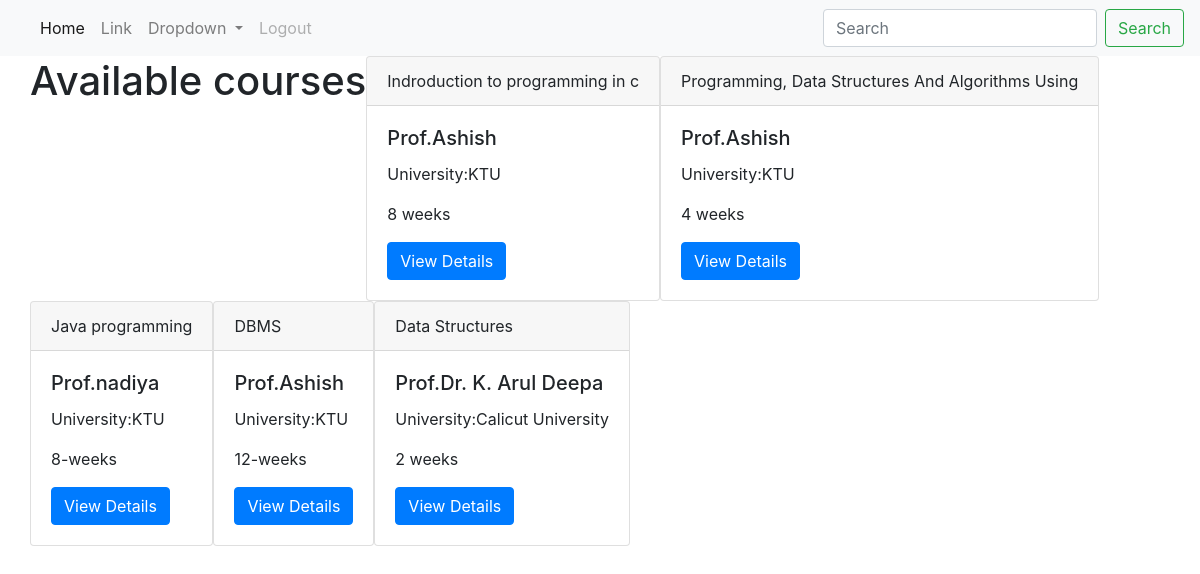
The page /home on the database its author committed.
### Course/models.py (models this page shows, shortened)
class Course(models.Model):
    course_name = models.CharField(max_length=50)
    duration = models.CharField(max_length=50)
    university = models.ForeignKey(University, on_delete=models.CASCADE)
    faculty = models.ForeignKey(Faculty, on_delete=models.CASCADE)
    description = models.TextField()
    created_date = models.DateField()
    is_active = models.BooleanField(default=True)
    course_layout = models.TextField(null = True, blank = True)
    certificate = models.TextField(null = True, blank = True)

### admin_management/models.py (models this page shows)
class Faculty(models.Model):
    user=models.OneToOneField(User, on_delete=models.CASCADE, null=True)
    address = models.ForeignKey(Address, on_delete=models.CASCADE)
    phone_number=models.IntegerField( null=True)
    university = models.ForeignKey(University, on_delete=models.CASCADE)
    def __str__(self):
        return self.user.first_name

class University(models.Model):
    university_name = models.CharField(max_length=100, null=True)
    address = models.ForeignKey(Address, on_delete=models.CASCADE)
    email = models.EmailField()
    mobile_number = models.IntegerField(max_length=15)
    def __str__(self):
        return self.university_name

### user_management/views.py (the view)
# urls.py: path("home", views.HomePage.as_view(), name="home"),
class HomePage(generic.ListView):
    template_name = "home.html"
    model = Course

### user_management/templates/home.html (shortened to what this page needs)
{% extends 'base.html' %}
{% block content %}
<div>
    <h1>Available courses</h1>
    </div>
    {% for c in object_list %}
    <div class="card">
        <div class="card-header">{{c.course_name}}</div>
        <div class="card-body">
          <h5 class="card-title" >Prof.{{c.faculty}}</h5>
          <p class="card-text">University:{{c.university}}</p>
          <p class="card-text">{{c.duration}}</p>
          <a href="{% url 'course-detail' c.id %}" class="btn btn-primary">View Details</a>
        </div>
      </div>
       {% endfor %}
{% endblock %}

### user_management/templates/home.html (style rules this page uses)
h1 { text-align: left; margin-top: 1px; }

### rows shown on the page
Course: course_name "Indroduction to programming in c", faculty "Ashish", university "KTU", duration "8 weeks"
Course: course_name "Programming, Data Structures And Algorithms Using", faculty "Ashish", university "KTU", duration "4 weeks"
Course: course_name "Java programming", faculty "nadiya", university "KTU", duration "8-weeks"
Course: course_name "DBMS", faculty "Ashish", university "KTU", duration "12-weeks"
Course: course_name "Data Structures", faculty "Dr. K. Arul Deepa", university "Calicut University", duration "2 weeks"
